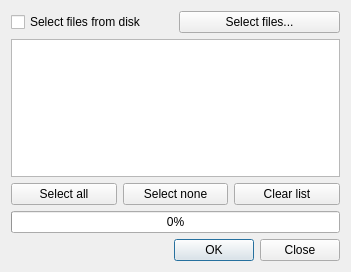
<?xml version="1.0" encoding="UTF-8"?>
<ui version="4.0">
 <class>Dialog</class>
 <widget class="QDialog" name="Dialog">
  <property name="geometry">
   <rect>
    <x>0</x>
    <y>0</y>
    <width>351</width>
    <height>272</height>
   </rect>
  </property>
  <property name="windowTitle">
   <string>Build spatial index</string>
  </property>
  <layout class="QVBoxLayout" name="verticalLayout">
   <item>
    <layout class="QHBoxLayout" name="horizontalLayout">
     <item>
      <widget class="QCheckBox" name="chkExternalFiles">
       <property name="text">
        <string>Select files from disk</string>
       </property>
      </widget>
     </item>
     <item>
      <widget class="QPushButton" name="btnSelectFiles">
       <property name="text">
        <string>Select files...</string>
       </property>
      </widget>
     </item>
    </layout>
   </item>
   <item>
    <widget class="QListWidget" name="lstLayers">
     <property name="editTriggers">
      <set>QAbstractItemView::NoEditTriggers</set>
     </property>
     <property name="alternatingRowColors">
      <bool>true</bool>
     </property>
     <property name="selectionMode">
      <enum>QAbstractItemView::ExtendedSelection</enum>
     </property>
    </widget>
   </item>
   <item>
    <layout class="QHBoxLayout" name="horizontalLayout_2">
     <item>
      <widget class="QPushButton" name="btnSelectAll">
       <property name="text">
        <string>Select all</string>
       </property>
      </widget>
     </item>
     <item>
      <widget class="QPushButton" name="btnSelectNone">
       <property name="text">
        <string>Select none</string>
       </property>
      </widget>
     </item>
     <item>
      <widget class="QPushButton" name="btnClearList">
       <property name="text">
        <string>Clear list</string>
       </property>
      </widget>
     </item>
    </layout>
   </item>
   <item>
    <widget class="QProgressBar" name="progressBar">
     <property name="value">
      <number>0</number>
     </property>
    </widget>
   </item>
   <item>
    <widget class="QDialogButtonBox" name="buttonBox">
     <property name="orientation">
      <enum>Qt::Horizontal</enum>
     </property>
     <property name="standardButtons">
      <set>QDialogButtonBox::Close|QDialogButtonBox::Ok</set>
     </property>
    </widget>
   </item>
  </layout>
 </widget>
 <resources/>
 <connections>
  <connection>
   <sender>buttonBox</sender>
   <signal>accepted()</signal>
   <receiver>Dialog</receiver>
   <slot>accept()</slot>
   <hints>
    <hint type="sourcelabel">
     <x>248</x>
     <y>254</y>
    </hint>
    <hint type="destinationlabel">
     <x>157</x>
     <y>274</y>
    </hint>
   </hints>
  </connection>
  <connection>
   <sender>buttonBox</sender>
   <signal>rejected()</signal>
   <receiver>Dialog</receiver>
   <slot>reject()</slot>
   <hints>
    <hint type="sourcelabel">
     <x>316</x>
     <y>260</y>
    </hint>
    <hint type="destinationlabel">
     <x>286</x>
     <y>274</y>
    </hint>
   </hints>
  </connection>
 </connections>
</ui>
